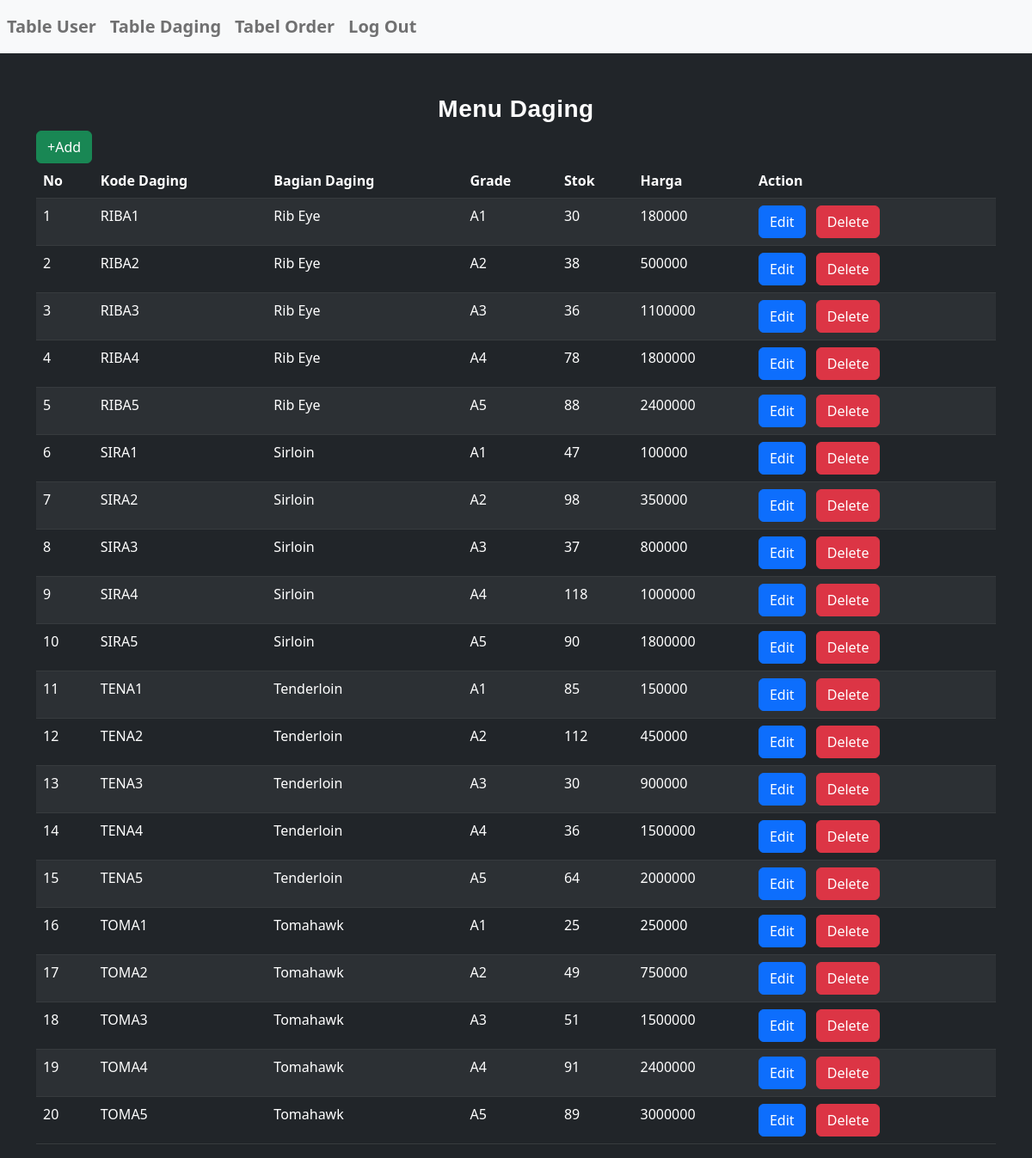
Page /tampil_daging.php on the committed database.
### tables this page shows
CREATE TABLE `daging` (
  `kode_daging` varchar(5) NOT NULL,
  `bagian_daging` varchar(20) NOT NULL,
  `grade` varchar(2) NOT NULL,
  `stok` int(3) NOT NULL,
  `harga` int(50) NOT NULL
);

### tampil_daging.php (the view, shortened to what this page needs)
<!DOCTYPE html>
<head>
<link href="https://cdn.jsdelivr.net/npm/bootstrap@5.2.2/dist/css/bootstrap.min.css" rel="stylesheet">
<link rel="stylesheet" href="style.css"/>
</head>
<body class="bg-dark">
<nav class="navbar navbar-expand-sm   navbar-light bg-light">
	<div class="collapse navbar-collapse" id="navbarTogglerDemo03">
		<ul class="navbar-nav mr-auto mt-2 mt-lg-0">
		<li class="nav-item">
			<a style="font-weight: bold; font-size: 20px;" class="nav-link" href="tampil_user.php">Table User</a>
		</li>
		<li class="nav-item">
			<a style="font-weight: bold; font-size: 20px;" class="nav-link" href="tampil_daging.php">Table Daging</a>
		</li>
		<li class="nav-item">
			<a style="font-weight: bold; font-size: 20px;" class="nav-link" href="tampil_order.php">Tabel Order</a>
		</li>
        <li>
            <a style="font-weight: bold; font-size: 20px;" class="nav-link" href="login.php">Log Out</a>
        </li>
	</div>
</nav>
<div class="container mt-5">
	<h3 class="fw-bolder text-center" style="color: white;">Menu Daging</h3>
    <a class="btn btn-success mb3" href="form_tambah_daging.php">+Add</a>
    <table class="table table-striped table-dark table-hover">
        <thead>
            <tr>
                <th>No</th>
                <th>Kode Daging</th>
                <th>Bagian Daging</th>
                <th>Grade</th>
                <th>Stok</th>
                <th>Harga</th>
                <th>Action</th>
            </tr>
        </thead>
        <tbody style="color: white;">
            <?php
            include 'koneksi.php';
            $no = 1;
            $data = mysqli_query($koneksi,"select * from daging");
            while($d = mysqli_fetch_array($data)){
                ?>
                <tr style="color: white;">
                    <td><?php echo $no++; ?></td>
                    <td><?php echo $d['kode_daging']; ?></td>
                    <td><?php echo $d['bagian_daging']; ?></td>
                    <td><?php echo $d['grade']; ?></td>
                    <td><?php echo $d['stok']; ?></td>
                    <td><?php echo $d['harga']; ?></td>
                    <td>
                        <a role ="button" class="btn btn-primary me-2" href="form_edit_daging.php?id=<?php echo $d['kode_daging']; ?>">Edit</a>
                        <a role ="button" class="btn btn-danger me-2" href="hapus_daging.php?id=<?php echo $d['kode_daging']; ?>">Delete</a>
                    </td>
                </tr>
                <?php
            }
            ?>
        </tbody>
	</table>
	</div>
</body>
</html>

### style.css (style rules this page uses)
*, *:before, *:after { padding: 0; margin: 0; box-sizing: border-box; }
body { background-color: #080710; }
h3 { font-family: 'Poppins', sans-serif; color: #ffffff; letter-spacing: 0.5px; outline: none; border: none; }
::placeholder { color: #e5e5e5; }

### rows in the picture
daging: kode_daging "RIBA1", bagian_daging "Rib Eye", grade "A1", stok "30", harga "180000"
daging: kode_daging "RIBA2", bagian_daging "Rib Eye", grade "A2", stok "38", harga "500000"
daging: kode_daging "RIBA3", bagian_daging "Rib Eye", grade "A3", stok "36", harga "1100000"
daging: kode_daging "RIBA4", bagian_daging "Rib Eye", grade "A4", stok "78", harga "1800000"
daging: kode_daging "RIBA5", bagian_daging "Rib Eye", grade "A5", stok "88", harga "2400000"
daging: kode_daging "SIRA1", bagian_daging "Sirloin", grade "A1", stok "47", harga "100000"
daging: kode_daging "SIRA2", bagian_daging "Sirloin", grade "A2", stok "98", harga "350000"
daging: kode_daging "SIRA3", bagian_daging "Sirloin", grade "A3", stok "37", harga "800000"
daging: kode_daging "SIRA4", bagian_daging "Sirloin", grade "A4", stok "118", harga "1000000"
daging: kode_daging "SIRA5", bagian_daging "Sirloin", grade "A5", stok "90", harga "1800000"
daging: kode_daging "TENA1", bagian_daging "Tenderloin", grade "A1", stok "85", harga "150000"
daging: kode_daging "TENA2", bagian_daging "Tenderloin", grade "A2", stok "112", harga "450000"
daging: kode_daging "TENA3", bagian_daging "Tenderloin", grade "A3", stok "30", harga "900000"
daging: kode_daging "TENA4", bagian_daging "Tenderloin", grade "A4", stok "36", harga "1500000"
daging: kode_daging "TENA5", bagian_daging "Tenderloin", grade "A5", stok "64", harga "2000000"
daging: kode_daging "TOMA1", bagian_daging "Tomahawk", grade "A1", stok "25", harga "250000"
daging: kode_daging "TOMA2", bagian_daging "Tomahawk", grade "A2", stok "49", harga "750000"
daging: kode_daging "TOMA3", bagian_daging "Tomahawk", grade "A3", stok "51", harga "1500000"
daging: kode_daging "TOMA4", bagian_daging "Tomahawk", grade "A4", stok "91", harga "2400000"
daging: kode_daging "TOMA5", bagian_daging "Tomahawk", grade "A5", stok "89", harga "3000000"
